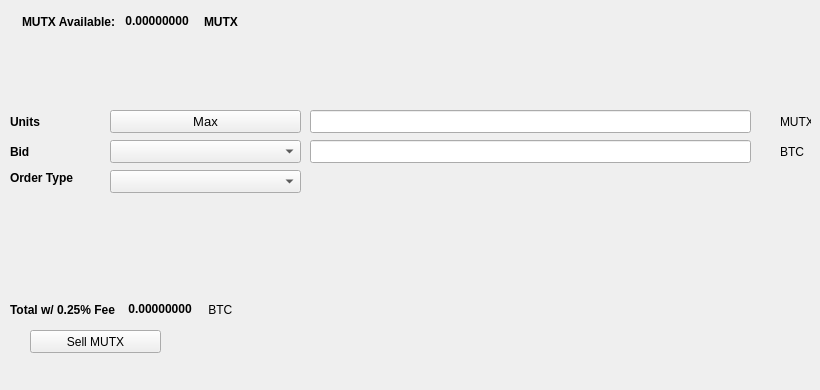
   <widget class="QWidget" name="SellTab">
    <attribute name="title">
     <string>Sell</string>
    </attribute>
    <widget class="QLabel" name="label_16">
     <property name="geometry">
      <rect>
       <x>780</x>
       <y>140</y>
       <width>31</width>
       <height>23</height>
      </rect>
     </property>
     <property name="text">
      <string>BTC</string>
     </property>
    </widget>
    <widget class="QComboBox" name="SellBidcomboBox">
     <property name="geometry">
      <rect>
       <x>110</x>
       <y>140</y>
       <width>191</width>
       <height>23</height>
      </rect>
     </property>
     <property name="font">
      <font>
       <pointsize>10</pointsize>
      </font>
     </property>
    </widget>
    <widget class="QLabel" name="label_18">
     <property name="geometry">
      <rect>
       <x>10</x>
       <y>110</y>
       <width>46</width>
       <height>23</height>
      </rect>
     </property>
     <property name="font">
      <font>
       <weight>75</weight>
       <bold>true</bold>
      </font>
     </property>
     <property name="text">
      <string>Units</string>
     </property>
    </widget>
    <widget class="QPushButton" name="Sell_Max_Amount">
     <property name="geometry">
      <rect>
       <x>110</x>
       <y>110</y>
       <width>191</width>
       <height>23</height>
      </rect>
     </property>
     <property name="font">
      <font>
       <pointsize>10</pointsize>
      </font>
     </property>
     <property name="text">
      <string>Max</string>
     </property>
    </widget>
    <widget class="QLabel" name="label_20">
     <property name="geometry">
      <rect>
       <x>10</x>
       <y>170</y>
       <width>91</width>
       <height>16</height>
      </rect>
     </property>
     <property name="font">
      <font>
       <weight>75</weight>
       <bold>true</bold>
      </font>
     </property>
     <property name="text">
      <string>Order Type</string>
     </property>
    </widget>
    <widget class="QComboBox" name="SellOrdertypeCombo">
     <property name="geometry">
      <rect>
       <x>110</x>
       <y>170</y>
       <width>191</width>
       <height>23</height>
      </rect>
     </property>
     <property name="font">
      <font>
       <pointsize>10</pointsize>
      </font>
     </property>
    </widget>
    <widget class="QLabel" name="label_21">
     <property name="geometry">
      <rect>
       <x>10</x>
       <y>140</y>
       <width>46</width>
       <height>23</height>
      </rect>
     </property>
     <property name="font">
      <font>
       <weight>75</weight>
       <bold>true</bold>
      </font>
     </property>
     <property name="text">
      <string>Bid</string>
     </property>
    </widget>
    <widget class="QLabel" name="label_22">
     <property name="geometry">
      <rect>
       <x>780</x>
       <y>110</y>
       <width>31</width>
       <height>23</height>
      </rect>
     </property>
     <property name="text">
      <string>MUTX</string>
     </property>
    </widget>
    <widget class="QLineEdit" name="UnitsInputRUP">
     <property name="geometry">
      <rect>
       <x>310</x>
       <y>110</y>
       <width>441</width>
       <height>23</height>
      </rect>
     </property>
     <property name="font">
      <font>
       <pointsize>9</pointsize>
       <weight>75</weight>
       <bold>true</bold>
      </font>
     </property>
    </widget>
    <widget class="QLineEdit" name="SellBidPriceEdit">
     <property name="geometry">
      <rect>
       <x>310</x>
       <y>140</y>
       <width>441</width>
       <height>23</height>
      </rect>
     </property>
     <property name="font">
      <font>
       <pointsize>9</pointsize>
       <weight>75</weight>
       <bold>true</bold>
      </font>
     </property>
    </widget>
    <widget class="QPushButton" name="SellRUPBTN">
     <property name="geometry">
      <rect>
       <x>30</x>
       <y>330</y>
       <width>131</width>
       <height>23</height>
      </rect>
     </property>
     <property name="text">
      <string>Sell MUTX</string>
     </property>
     <property name="icon">
      <iconset resource="../mutx">
       <normaloff>:/icons/bitcoin</normaloff>:/icons/bitcoin</iconset>
     </property>
    </widget>
    <widget class="QWidget" name="layoutWidget3">
     <property name="geometry">
      <rect>
       <x>22</x>
       <y>12</y>
       <width>258</width>
       <height>19</height>
      </rect>
     </property>
     <layout class="QHBoxLayout" name="horizontalLayout">
      <item>
       <widget class="QLabel" name="label232_2">
        <property name="font">
         <font>
          <weight>75</weight>
          <bold>true</bold>
         </font>
        </property>
        <property name="text">
         <string>MUTX Available:</string>
        </property>
       </widget>
      </item>
      <item>
       <widget class="QLabel" name="RUPAvailableLabel">
        <property name="palette">
         <palette>
          <active>
           <colorrole role="WindowText">
            <brush brushstyle="SolidPattern">
             <color alpha="255">
              <red>0</red>
              <green>0</green>
              <blue>0</blue>
             </color>
            </brush>
           </colorrole>
           <colorrole role="Button">
            <brush brushstyle="SolidPattern">
             <color alpha="255">
              <red>0</red>
              <green>170</green>
              <blue>0</blue>
             </color>
            </brush>
           </colorrole>
           <colorrole role="Light">
            <brush brushstyle="SolidPattern">
             <color alpha="255">
              <red>0</red>
              <green>255</green>
              <blue>0</blue>
             </color>
            </brush>
           </colorrole>
           <colorrole role="Midlight">
            <brush brushstyle="SolidPattern">
             <color alpha="255">
              <red>0</red>
              <green>212</green>
              <blue>0</blue>
             </color>
            </brush>
           </colorrole>
           <colorrole role="Dark">
            <brush brushstyle="SolidPattern">
             <color alpha="255">
              <red>0</red>
              <green>85</green>
              <blue>0</blue>
             </color>
            </brush>
           </colorrole>
           <colorrole role="Mid">
            <brush brushstyle="SolidPattern">
             <color alpha="255">
              <red>0</red>
              <green>113</green>
              <blue>0</blue>
             </color>
            </brush>
           </colorrole>
           <colorrole role="Text">
            <brush brushstyle="SolidPattern">
             <color alpha="255">
              <red>0</red>
              <green>170</green>
              <blue>0</blue>
             </color>
            </brush>
           </colorrole>
           <colorrole role="BrightText">
            <brush brushstyle="SolidPattern">
             <color alpha="255">
              <red>255</red>
              <green>255</green>
              <blue>255</blue>
             </color>
            </brush>
           </colorrole>
           <colorrole role="ButtonText">
            <brush brushstyle="SolidPattern">
             <color alpha="255">
              <red>0</red>
              <green>0</green>
              <blue>0</blue>
             </color>
            </brush>
           </colorrole>
           <colorrole role="Base">
            <brush brushstyle="SolidPattern">
             <color alpha="255">
              <red>255</red>
              <green>255</green>
              <blue>255</blue>
             </color>
            </brush>
           </colorrole>
           <colorrole role="Window">
            <brush brushstyle="SolidPattern">
             <color alpha="255">
              <red>0</red>
              <green>170</green>
              <blue>0</blue>
             </color>
            </brush>
           </colorrole>
           <colorrole role="Shadow">
            <brush brushstyle="SolidPattern">
             <color alpha="255">
              <red>0</red>
              <green>0</green>
              <blue>0</blue>
             </color>
            </brush>
           </colorrole>
           <colorrole role="AlternateBase">
            <brush brushstyle="SolidPattern">
             <color alpha="255">
              <red>127</red>
              <green>212</green>
              <blue>127</blue>
             </color>
            </brush>
           </colorrole>
           <colorrole role="ToolTipBase">
            <brush brushstyle="SolidPattern">
             <color alpha="255">
              <red>255</red>
              <green>255</green>
              <blue>220</blue>
             </color>
            </brush>
           </colorrole>
           <colorrole role="ToolTipText">
            <brush brushstyle="SolidPattern">
             <color alpha="255">
              <red>0</red>
              <green>0</green>
              <blue>0</blue>
             </color>
            </brush>
           </colorrole>
          </active>
          <inactive>
           <colorrole role="WindowText">
            <brush brushstyle="SolidPattern">
             <color alpha="255">
              <red>0</red>
              <green>0</green>
              <blue>0</blue>
             </color>
            </brush>
           </colorrole>
           <colorrole role="Button">
            <brush brushstyle="SolidPattern">
             <color alpha="255">
              <red>0</red>
              <green>170</green>
              <blue>0</blue>
             </color>
            </brush>
           </colorrole>
           <colorrole role="Light">
            <brush brushstyle="SolidPattern">
             <color alpha="255">
              <red>0</red>
              <green>255</green>
              <blue>0</blue>
             </color>
            </brush>
           </colorrole>
           <colorrole role="Midlight">
            <brush brushstyle="SolidPattern">
             <color alpha="255">
              <red>0</red>
              <green>212</green>
              <blue>0</blue>
             </color>
            </brush>
           </colorrole>
           <colorrole role="Dark">
            <brush brushstyle="SolidPattern">
             <color alpha="255">
              <red>0</red>
              <green>85</green>
              <blue>0</blue>
             </color>
            </brush>
           </colorrole>
           <colorrole role="Mid">
            <brush brushstyle="SolidPattern">
             <color alpha="255">
              <red>0</red>
              <green>113</green>
              <blue>0</blue>
             </color>
            </brush>
           </colorrole>
           <colorrole role="Text">
            <brush brushstyle="SolidPattern">
             <color alpha="255">
              <red>0</red>
              <green>170</green>
              <blue>0</blue>
             </color>
            </brush>
           </colorrole>
           <colorrole role="BrightText">
            <brush brushstyle="SolidPattern">
             <color alpha="255">
              <red>255</red>
              <green>255</green>
              <blue>255</blue>
             </color>
            </brush>
           </colorrole>
           <colorrole role="ButtonText">
            <brush brushstyle="SolidPattern">
             <color alpha="255">
              <red>0</red>
              <green>0</green>
              <blue>0</blue>
             </color>
            </brush>
           </colorrole>
           <colorrole role="Base">
            <brush brushstyle="SolidPattern">
             <color alpha="255">
              <red>255</red>
              <green>255</green>
              <blue>255</blue>
             </color>
            </brush>
           </colorrole>
           <colorrole role="Window">
            <brush brushstyle="SolidPattern">
             <color alpha="255">
              <red>0</red>
              <green>170</green>
              <blue>0</blue>
             </color>
            </brush>
           </colorrole>
           <colorrole role="Shadow">
            <brush brushstyle="SolidPattern">
             <color alpha="255">
              <red>0</red>
              <green>0</green>
              <blue>0</blue>
             </color>
            </brush>
           </colorrole>
           <colorrole role="AlternateBase">
            <brush brushstyle="SolidPattern">
             <color alpha="255">
              <red>127</red>
              <green>212</green>
              <blue>127</blue>
             </color>
            </brush>
           </colorrole>
           <colorrole role="ToolTipBase">
            <brush brushstyle="SolidPattern">
             <color alpha="255">
              <red>255</red>
              <green>255</green>
              <blue>220</blue>
             </color>
            </brush>
           </colorrole>
           <colorrole role="ToolTipText">
            <brush brushstyle="SolidPattern">
             <color alpha="255">
              <red>0</red>
              <green>0</green>
              <blue>0</blue>
             </color>
            </brush>
           </colorrole>
          </inactive>
          <disabled>
           <colorrole role="WindowText">
            <brush brushstyle="SolidPattern">
             <color alpha="255">
              <red>0</red>
              <green>85</green>
              <blue>0</blue>
             </color>
            </brush>
           </colorrole>
           <colorrole role="Button">
            <brush brushstyle="SolidPattern">
             <color alpha="255">
              <red>0</red>
              <green>170</green>
              <blue>0</blue>
             </color>
            </brush>
           </colorrole>
           <colorrole role="Light">
            <brush brushstyle="SolidPattern">
             <color alpha="255">
              <red>0</red>
              <green>255</green>
              <blue>0</blue>
             </color>
            </brush>
           </colorrole>
           <colorrole role="Midlight">
            <brush brushstyle="SolidPattern">
             <color alpha="255">
              <red>0</red>
              <green>212</green>
              <blue>0</blue>
             </color>
            </brush>
           </colorrole>
           <colorrole role="Dark">
            <brush brushstyle="SolidPattern">
             <color alpha="255">
              <red>0</red>
              <green>85</green>
              <blue>0</blue>
             </color>
            </brush>
           </colorrole>
           <colorrole role="Mid">
            <brush brushstyle="SolidPattern">
             <color alpha="255">
              <red>0</red>
              <green>113</green>
              <blue>0</blue>
             </color>
            </brush>
           </colorrole>
           <colorrole role="Text">
            <brush brushstyle="SolidPattern">
             <color alpha="255">
              <red>0</red>
              <green>85</green>
              <blue>0</blue>
             </color>
            </brush>
           </colorrole>
           <colorrole role="BrightText">
            <brush brushstyle="SolidPattern">
             <color alpha="255">
              <red>255</red>
              <green>255</green>
              <blue>255</blue>
             </color>
            </brush>
           </colorrole>
           <colorrole role="ButtonText">
            <brush brushstyle="SolidPattern">
             <color alpha="255">
              <red>0</red>
              <green>85</green>
              <blue>0</blue>
             </color>
            </brush>
           </colorrole>
           <colorrole role="Base">
            <brush brushstyle="SolidPattern">
             <color alpha="255">
              <red>0</red>
              <green>170</green>
              <blue>0</blue>
             </color>
            </brush>
           </colorrole>
           <colorrole role="Window">
            <brush brushstyle="SolidPattern">
             <color alpha="255">
              <red>0</red>
              <green>170</green>
              <blue>0</blue>
             </color>
            </brush>
           </colorrole>
           <colorrole role="Shadow">
            <brush brushstyle="SolidPattern">
             <color alpha="255">
              <red>0</red>
              <green>0</green>
              <blue>0</blue>
             </color>
            </brush>
           </colorrole>
           <colorrole role="AlternateBase">
            <brush brushstyle="SolidPattern">
             <color alpha="255">
              <red>0</red>
              <green>170</green>
              <blue>0</blue>
             </color>
            </brush>
           </colorrole>
           <colorrole role="ToolTipBase">
            <brush brushstyle="SolidPattern">
             <color alpha="255">
              <red>255</red>
              <green>255</green>
              <blue>220</blue>
             </color>
            </brush>
           </colorrole>
           <colorrole role="ToolTipText">
            <brush brushstyle="SolidPattern">
             <color alpha="255">
              <red>0</red>
              <green>0</green>
              <blue>0</blue>
             </color>
            </brush>
           </colorrole>
          </disabled>
         </palette>
        </property>
        <property name="font">
         <font>
          <weight>75</weight>
          <bold>true</bold>
         </font>
        </property>
        <property name="text">
         <string> 0.00000000 </string>
        </property>
        <property name="textInteractionFlags">
         <set>Qt::LinksAccessibleByMouse|Qt::TextSelectableByKeyboard|Qt::TextSelectableByMouse</set>
        </property>
       </widget>
      </item>
      <item>
       <widget class="QLabel" name="labelRUP">
        <property name="font">
         <font>
          <weight>75</weight>
          <bold>true</bold>
         </font>
        </property>
        <property name="text">
         <string>MUTX</string>
        </property>
       </widget>
      </item>
     </layout>
    </widget>
    <widget class="QWidget" name="layoutWidget">
     <property name="geometry">
      <rect>
       <x>10</x>
       <y>300</y>
       <width>268</width>
       <height>19</height>
      </rect>
     </property>
     <layout class="QHBoxLayout" name="horizontalLayout_2">
      <item>
       <widget class="QLabel" name="label_19">
        <property name="font">
         <font>
          <weight>75</weight>
          <bold>true</bold>
         </font>
        </property>
        <property name="text">
         <string>Total w/ 0.25% Fee </string>
        </property>
       </widget>
      </item>
      <item>
       <widget class="QLabel" name="SellCostLabel">
        <property name="palette">
         <palette>
          <active>
           <colorrole role="WindowText">
            <brush brushstyle="SolidPattern">
             <color alpha="255">
              <red>0</red>
              <green>0</green>
              <blue>0</blue>
             </color>
            </brush>
           </colorrole>
           <colorrole role="Button">
            <brush brushstyle="SolidPattern">
             <color alpha="255">
              <red>0</red>
              <green>170</green>
              <blue>0</blue>
             </color>
            </brush>
           </colorrole>
           <colorrole role="Light">
            <brush brushstyle="SolidPattern">
             <color alpha="255">
              <red>0</red>
              <green>255</green>
              <blue>0</blue>
             </color>
            </brush>
           </colorrole>
           <colorrole role="Midlight">
            <brush brushstyle="SolidPattern">
             <color alpha="255">
              <red>0</red>
              <green>212</green>
              <blue>0</blue>
             </color>
            </brush>
           </colorrole>
           <colorrole role="Dark">
            <brush brushstyle="SolidPattern">
             <color alpha="255">
              <red>0</red>
              <green>85</green>
              <blue>0</blue>
             </color>
            </brush>
           </colorrole>
           <colorrole role="Mid">
            <brush brushstyle="SolidPattern">
             <color alpha="255">
              <red>0</red>
              <green>113</green>
              <blue>0</blue>
             </color>
            </brush>
           </colorrole>
           <colorrole role="Text">
            <brush brushstyle="SolidPattern">
             <color alpha="255">
              <red>0</red>
              <green>170</green>
              <blue>0</blue>
             </color>
            </brush>
           </colorrole>
           <colorrole role="BrightText">
            <brush brushstyle="SolidPattern">
             <color alpha="255">
              <red>255</red>
              <green>255</green>
              <blue>255</blue>
             </color>
            </brush>
           </colorrole>
           <colorrole role="ButtonText">
            <brush brushstyle="SolidPattern">
             <color alpha="255">
              <red>0</red>
              <green>0</green>
              <blue>0</blue>
             </color>
            </brush>
           </colorrole>
           <colorrole role="Base">
            <brush brushstyle="SolidPattern">
             <color alpha="255">
              <red>255</red>
              <green>255</green>
              <blue>255</blue>
             </color>
            </brush>
           </colorrole>
           <colorrole role="Window">
            <brush brushstyle="SolidPattern">
             <color alpha="255">
              <red>0</red>
              <green>170</green>
              <blue>0</blue>
             </color>
            </brush>
           </colorrole>
           <colorrole role="Shadow">
            <brush brushstyle="SolidPattern">
             <color alpha="255">
              <red>0</red>
              <green>0</green>
              <blue>0</blue>
             </color>
            </brush>
           </colorrole>
           <colorrole role="AlternateBase">
            <brush brushstyle="SolidPattern">
             <color alpha="255">
              <red>127</red>
              <green>212</green>
              <blue>127</blue>
             </color>
            </brush>
           </colorrole>
           <colorrole role="ToolTipBase">
            <brush brushstyle="SolidPattern">
             <color alpha="255">
              <red>255</red>
              <green>255</green>
              <blue>220</blue>
             </color>
            </brush>
           </colorrole>
           <colorrole role="ToolTipText">
            <brush brushstyle="SolidPattern">
             <color alpha="255">
              <red>0</red>
              <green>0</green>
              <blue>0</blue>
             </color>
            </brush>
           </colorrole>
          </active>
          <inactive>
           <colorrole role="WindowText">
            <brush brushstyle="SolidPattern">
             <color alpha="255">
              <red>0</red>
              <green>0</green>
              <blue>0</blue>
             </color>
            </brush>
           </colorrole>
           <colorrole role="Button">
            <brush brushstyle="SolidPattern">
             <color alpha="255">
              <red>0</red>
              <green>170</green>
              <blue>0</blue>
             </color>
            </brush>
           </colorrole>
           <colorrole role="Light">
            <brush brushstyle="SolidPattern">
             <color alpha="255">
              <red>0</red>
              <green>255</green>
              <blue>0</blue>
             </color>
            </brush>
           </colorrole>
           <colorrole role="Midlight">
            <brush brushstyle="SolidPattern">
             <color alpha="255">
              <red>0</red>
              <green>212</green>
              <blue>0</blue>
             </color>
            </brush>
           </colorrole>
           <colorrole role="Dark">
            <brush brushstyle="SolidPattern">
             <color alpha="255">
              <red>0</red>
              <green>85</green>
              <blue>0</blue>
             </color>
            </brush>
           </colorrole>
           <colorrole role="Mid">
            <brush brushstyle="SolidPattern">
             <color alpha="255">
              <red>0</red>
              <green>113</green>
              <blue>0</blue>
             </color>
            </brush>
           </colorrole>
           <colorrole role="Text">
            <brush brushstyle="SolidPattern">
             <color alpha="255">
              <red>0</red>
              <green>170</green>
              <blue>0</blue>
             </color>
            </brush>
           </colorrole>
           <colorrole role="BrightText">
            <brush brushstyle="SolidPattern">
             <color alpha="255">
              <red>255</red>
              <green>255</green>
              <blue>255</blue>
             </color>
            </brush>
           </colorrole>
           <colorrole role="ButtonText">
            <brush brushstyle="SolidPattern">
             <color alpha="255">
              <red>0</red>
              <green>0</green>
              <blue>0</blue>
             </color>
            </brush>
           </colorrole>
           <colorrole role="Base">
            <brush brushstyle="SolidPattern">
             <color alpha="255">
              <red>255</red>
              <green>255</green>
              <blue>255</blue>
             </color>
            </brush>
           </colorrole>
           <colorrole role="Window">
            <brush brushstyle="SolidPattern">
             <color alpha="255">
              <red>0</red>
              <green>170</green>
              <blue>0</blue>
             </color>
            </brush>
           </colorrole>
           <colorrole role="Shadow">
            <brush brushstyle="SolidPattern">
             <color alpha="255">
              <red>0</red>
              <green>0</green>
              <blue>0</blue>
             </color>
            </brush>
           </colorrole>
           <colorrole role="AlternateBase">
            <brush brushstyle="SolidPattern">
             <color alpha="255">
              <red>127</red>
              <green>212</green>
              <blue>127</blue>
             </color>
            </brush>
           </colorrole>
           <colorrole role="ToolTipBase">
            <brush brushstyle="SolidPattern">
             <color alpha="255">
              <red>255</red>
              <green>255</green>
              <blue>220</blue>
             </color>
            </brush>
           </colorrole>
           <colorrole role="ToolTipText">
            <brush brushstyle="SolidPattern">
             <color alpha="255">
              <red>0</red>
              <green>0</green>
              <blue>0</blue>
             </color>
            </brush>
           </colorrole>
          </inactive>
          <disabled>
           <colorrole role="WindowText">
            <brush brushstyle="SolidPattern">
             <color alpha="255">
              <red>0</red>
              <green>85</green>
              <blue>0</blue>
             </color>
            </brush>
           </colorrole>
           <colorrole role="Button">
            <brush brushstyle="SolidPattern">
             <color alpha="255">
              <red>0</red>
              <green>170</green>
              <blue>0</blue>
             </color>
            </brush>
           </colorrole>
           <colorrole role="Light">
            <brush brushstyle="SolidPattern">
             <color alpha="255">
              <red>0</red>
              <green>255</green>
              <blue>0</blue>
             </color>
            </brush>
           </colorrole>
           <colorrole role="Midlight">
            <brush brushstyle="SolidPattern">
             <color alpha="255">
              <red>0</red>
              <green>212</green>
              <blue>0</blue>
             </color>
            </brush>
           </colorrole>
           <colorrole role="Dark">
            <brush brushstyle="SolidPattern">
             <color alpha="255">
              <red>0</red>
              <green>85</green>
              <blue>0</blue>
             </color>
            </brush>
           </colorrole>
           <colorrole role="Mid">
            <brush brushstyle="SolidPattern">
             <color alpha="255">
              <red>0</red>
              <green>113</green>
              <blue>0</blue>
             </color>
            </brush>
           </colorrole>
           <colorrole role="Text">
            <brush brushstyle="SolidPattern">
             <color alpha="255">
              <red>0</red>
              <green>85</green>
              <blue>0</blue>
             </color>
            </brush>
           </colorrole>
           <colorrole role="BrightText">
            <brush brushstyle="SolidPattern">
             <color alpha="255">
              <red>255</red>
              <green>255</green>
              <blue>255</blue>
             </color>
            </brush>
           </colorrole>
           <colorrole role="ButtonText">
            <brush brushstyle="SolidPattern">
             <color alpha="255">
              <red>0</red>
              <green>85</green>
              <blue>0</blue>
             </color>
            </brush>
           </colorrole>
           <colorrole role="Base">
            <brush brushstyle="SolidPattern">
             <color alpha="255">
              <red>0</red>
              <green>170</green>
              <blue>0</blue>
             </color>
            </brush>
           </colorrole>
           <colorrole role="Window">
            <brush brushstyle="SolidPattern">
             <color alpha="255">
              <red>0</red>
              <green>170</green>
              <blue>0</blue>
             </color>
            </brush>
           </colorrole>
           <colorrole role="Shadow">
            <brush brushstyle="SolidPattern">
             <color alpha="255">
              <red>0</red>
              <green>0</green>
              <blue>0</blue>
             </color>
            </brush>
           </colorrole>
           <colorrole role="AlternateBase">
            <brush brushstyle="SolidPattern">
             <color alpha="255">
              <red>0</red>
              <green>170</green>
              <blue>0</blue>
             </color>
            </brush>
           </colorrole>
           <colorrole role="ToolTipBase">
            <brush brushstyle="SolidPattern">
             <color alpha="255">
              <red>255</red>
              <green>255</green>
              <blue>220</blue>
             </color>
            </brush>
           </colorrole>
           <colorrole role="ToolTipText">
            <brush brushstyle="SolidPattern">
             <color alpha="255">
              <red>0</red>
              <green>0</green>
              <blue>0</blue>
             </color>
            </brush>
           </colorrole>
          </disabled>
         </palette>
        </property>
        <property name="font">
         <font>
          <weight>75</weight>
          <bold>true</bold>
         </font>
        </property>
        <property name="autoFillBackground">
         <bool>false</bool>
        </property>
        <property name="text">
         <string> 0.00000000</string>
        </property>
        <property name="textInteractionFlags">
         <set>Qt::LinksAccessibleByMouse|Qt::TextSelectableByMouse</set>
        </property>
       </widget>
      </item>
      <item>
       <widget class="QLabel" name="label_17">
        <property name="font">
         <font>
          <weight>50</weight>
          <bold>false</bold>
         </font>
        </property>
        <property name="text">
         <string> BTC</string>
        </property>
       </widget>
      </item>
     </layout>
    </widget>
    <widget class="QLabel" name="label_23">
     <property name="geometry">
      <rect>
       <x>460</x>
       <y>300</y>
       <width>281</width>
       <height>81</height>
      </rect>
     </property>
     <property name="text">
      <string/>
     </property>
     <property name="pixmap">
      <pixmap>:/images/bittrex</pixmap>
     </property>
    </widget>
   </widget>
